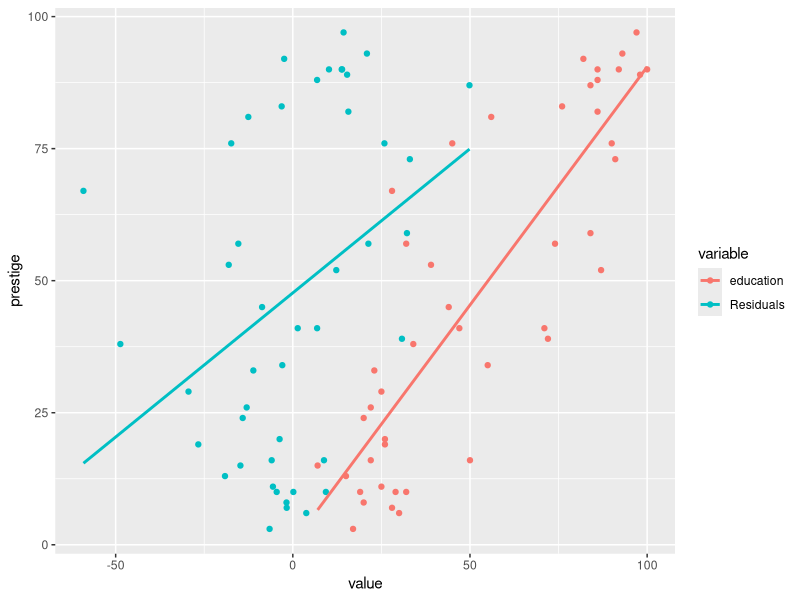
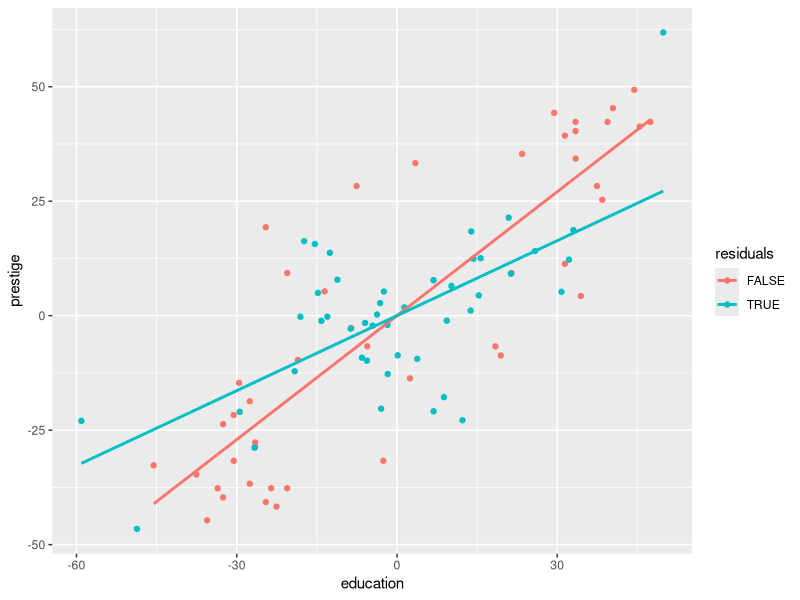

Recreate these plots in R, in order.
## ---- chunk 1
library("tidyverse")
## ---- chunk 2
data("Duncan", package = "carData")
Duncan <- rownames_to_column(Duncan, var = "occupation")
## ---- chunk 3
mod1 <- lm(prestige ~ education + income, data = Duncan)
mod1
## ---- chunk 4
mod2a <- lm(education ~ income, data = Duncan)
mod2a
## ---- chunk 5
Duncan <- modelr::add_residuals(Duncan, mod2a, var = "resid_education")
## ---- chunk 6
mod2b <- lm(prestige ~ resid_education, data = Duncan)
mod2b
## ---- chunk 7
coef(mod1)["education"] - coef(mod2b)["resid_education"]
## ---- chunk 8
Duncan %>%
  select(prestige, education, resid_education) %>%
  gather(variable, value, -prestige) %>%
  mutate(variable = dplyr::recode(variable, resid_education = "Residuals", education = "education")) %>%
  ggplot(aes(x = value, y = prestige, colour = variable)) +
  geom_point() +
  geom_smooth(method = "lm", se = FALSE)

## ---- chunk 9
mod3 <- lm(prestige ~ income, data = Duncan)
mod3
## ---- chunk 10
Duncan <- modelr::add_residuals(Duncan, mod3, var = "resid_prestige")
## ---- chunk 11
lm(resid_prestige ~ 0 + resid_education, data = Duncan)
## ---- chunk 12
lm(resid_prestige ~  resid_education, data = Duncan)
## ---- chunk 13
bind_rows(mutate(select(Duncan, occupation, prestige, education),
                 residuals = FALSE,
                 prestige = prestige - mean(prestige),
                 education = education - mean(education)),
          mutate(select(Duncan, occupation, prestige = resid_prestige,
                        education = resid_education),
                 residuals = TRUE)) %>%
  ggplot(aes(x = education, y = prestige, colour = residuals)) +
  geom_point() +
  geom_smooth(method = "lm", se = FALSE)

## ---- chunk 14
lm(resid_prestige ~ education, data = Duncan)
